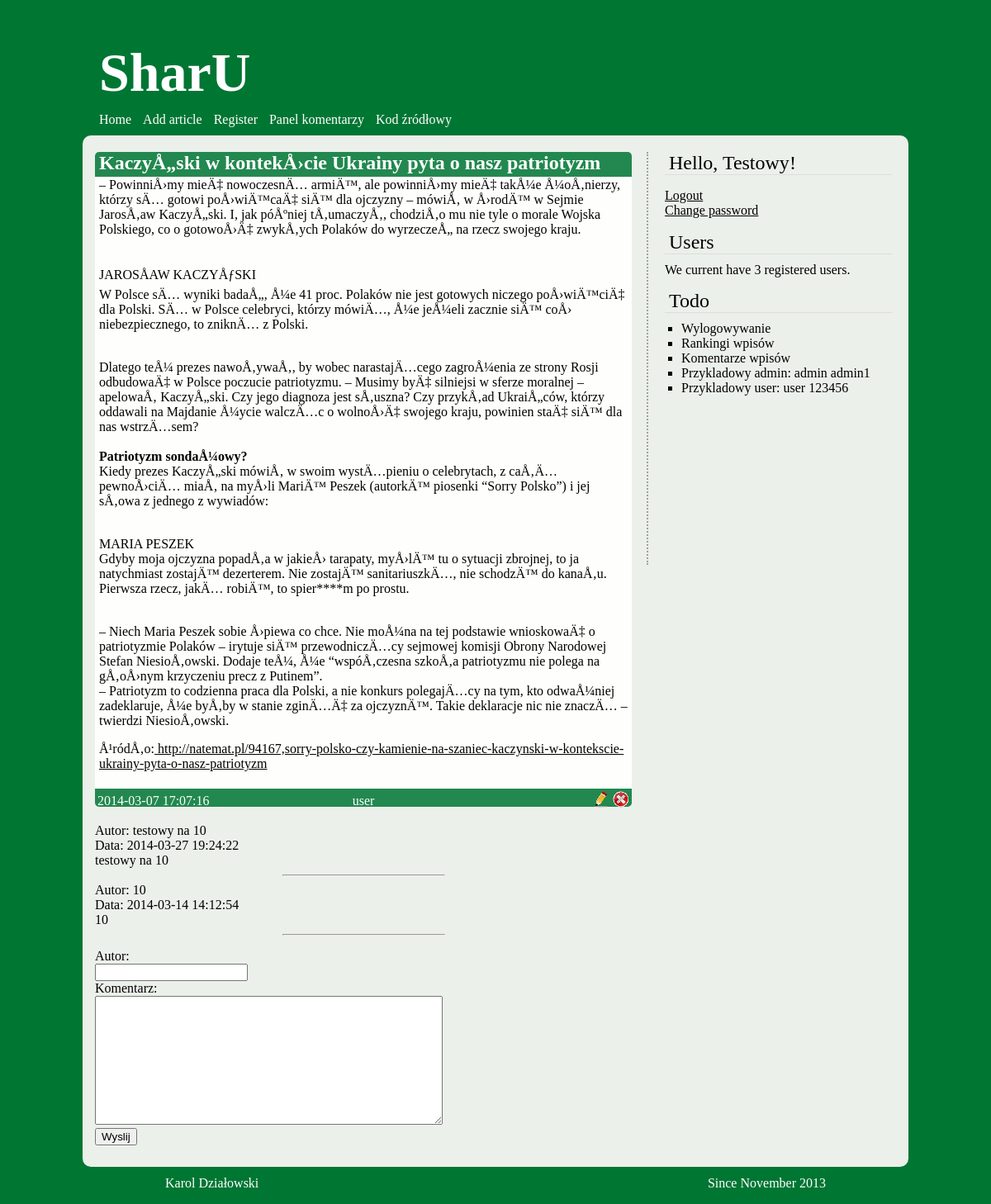
The app's page /index.php?id=10 (signed in) with its own data.
### tables this page shows
CREATE TABLE IF NOT EXISTS `articles` (
  `id` int(11) NOT NULL AUTO_INCREMENT,
  `title` text NOT NULL,
  `content` text NOT NULL,
  `excerpt` text NOT NULL,
  `author` text NOT NULL,
  `date` timestamp NOT NULL DEFAULT CURRENT_TIMESTAMP,
  PRIMARY KEY (`id`)
);

CREATE TABLE IF NOT EXISTS `comments` (
  `id` int(11) NOT NULL AUTO_INCREMENT,
  `article_id` int(11) NOT NULL,
  `content` text NOT NULL,
  `author` varchar(255) NOT NULL,
  `date` timestamp NOT NULL DEFAULT CURRENT_TIMESTAMP,
  `active` int(11) NOT NULL DEFAULT '0',
  PRIMARY KEY (`id`)
);

CREATE TABLE IF NOT EXISTS `users` (
  `user_id` int(11) NOT NULL AUTO_INCREMENT,
  `username` varchar(32) NOT NULL,
  `password` varchar(32) NOT NULL,
  `first_name` varchar(100) NOT NULL,
  `last_name` varchar(100) NOT NULL,
  `email` varchar(255) NOT NULL,
  `active` int(11) NOT NULL DEFAULT '1',
  `moderator` int(11) NOT NULL DEFAULT '0',
  PRIMARY KEY (`user_id`)
);

### core/init.php (called while the page is built, shortened)
<?php
require 'functions/users.php';
if (logged_in() === true) {
    $session_user_id = $_SESSION['user_id'];
    $user_data = user_data($session_user_id, 'user_id', 'username', 'password', 'first_name', 'last_name', 'email');
}
?>

### core/functions/users.php (called while the page is built, shortened)
<?php
function user_data($user_id) {
    $user_id = (int) $user_id;
    $func_num_args = func_num_args();
    $func_get_args = func_get_args();
    if ($func_num_args > 1) {
        unset($func_get_args[0]);
        $fields = '`' . implode('`, `', $func_get_args) . '`';
        $data = mysql_fetch_assoc(mysql_query("SELECT $fields FROM `users` WHERE `user_id` = $user_id"));
        return $data;
    }
}
?>

### includes/comments/show.php (the view, shortened to what this page needs)
<?php
$article_id = $_GET['id'];
$result = mysql_query("SELECT MAX(id) as id FROM comments WHERE article_id = '$article_id' AND active = '1'");
$row = mysql_fetch_array($result, MYSQL_ASSOC);
$id = $row["id"];
for ($i = $id; $i > 0; $i--) {
    $result = mysql_query("SELECT author, content, date FROM comments WHERE id=" . $i ." AND article_id = '$article_id'");
    while ($row = mysql_fetch_array($result, MYSQL_NUM)) {
        echo("
            <div class='comment'>
                <li> Autor: $row[0] </li>
                <li> Data: $row[2] </li>
                <li> $row[1] <li>
            ");
        echo "<hr width='30%'>";
    }
}

### includes/articles/show.php (shortened to what this page needs)
<?php
if (isset($_GET['id']) && !empty($_GET['id'])) {
    $result = mysql_query("SELECT id, title, content, excerpt, author, date FROM articles WHERE id=" . $_GET['id']);
    while ($row = mysql_fetch_array($result, MYSQL_NUM)) {
        echo ("
			<div class='news'>
				<div class='tytul'>" . $row[1] . "</div>
				<div class='tresc'>" . $row[2] . "</div>
				<div class='autor'>
				<table style='width: 100%'>
				<tr>
					<td style='width: 33%'>" . $row[5] . "</td>
                                        <td align='center' style='width: 33%'>" . $row[4] . "</td>
					<td align='right' style='width: 33%'><a class='autor' href='edit_article.php?id=" . $_GET['id'] . "'><img src='css/images/edit_ico.png'></a> <a class='autor' href='delete_article.php?id=" . $_GET['id'] . "'><img src='css/images/delete_ico.png'></a> </td>
				</tr>
				</table>
				</div>
			</div>
			");
    }
    include 'includes/comments/show.php';
    ?>
    <form name='comment' action='add_comment.php' method='get'>
        <ul>
            <li>Autor:</li>
            <li> <input type='text' name='author'></input> </li>
            <li> Komentarz: </li>
            <li> <textarea class='ckeditor' name='content' cols='50' rows='10'> </textarea> </li>
            <li> <input type="hidden" name="article_id" value="<?php echo $article_id ?>" </li>
            <li> <input type='submit' value='Wyslij'> </li>
        </ul>
    </form>
<?php
}
?>

### includes/widgets/loggedin.php
<div class="aside">
    <h2 class="widget">Hello, <?php echo $user_data['first_name']; ?>!</h2>
    <form action="login.php" method="post">
        <ul>
            <li> <a href="logout.php">Logout</a> </li>
            <li> <a href="changepassword.php">Change password</a></li>
        </ul>
    </form>
</div>

### css/style.css (style rules this page uses)
body { background-color: #007633; background-size: 100% 100%; }
ul { padding-left: 0px; }
li { list-style-type:none; }
a:link { color: black; }
p { margin-top: 1px; }
div.news { width: 100%; margin-bottom: 20px; }
div.tytul { background-color: #22884F; color: #FFFFFF; height: 30px; border-radius: 5px 5px 0 0; padding-left: 5px; font-size: x-large; font-weight: bold; }
div.tresc { background-color: #FEFFFD; min-height: 10px; padding-left: 5px; margin-bottom: 0px; padding-bottom: 5px; }
div.autor { margin-top: 0px; background-color: #22884F; color: #FFFFFF; height: 22px; border-radius: 0 0 5px 5px; }
a.autor { text-decoration: none; }
a:link.autor { color:#FFFFFF; }
div.aside { margin-bottom: 15px; }
h2.widget { margin: 0 0 10px 0; padding: 0 5px; font-weight: normal; border-bottom: 1px solid #ddd; }

### records on screen
articles: title "KaczyÅ„ski w kontekÅ›cie Ukrainy pyta o nasz patriotyzm", content "– PowinniÅ›my mieÄ‡ nowoczesnÄ… armiÄ™, ale powinniÅ›my mieÄ‡ takÅ¼e Å¼oÅ‚nierzy, którzy sÄ… gotowi poÅ›wiÄ™caÄ‡ siÄ™ dla ojczyzny – mówiÅ‚ w Å›rodÄ™ w Sejmie JarosÅ‚aw KaczyÅ„ski. I, jak póÅºniej tÅ‚umaczyÅ‚, chodziÅ‚o mu nie tyle o morale Wojska Polskiego, co o gotowoÅ›Ä‡ zwykÅ‚ych Polaków do wyrzeczeÅ„ na rzecz swojego kraju. JAROSÅAW KACZYÅƒSKI W Polsce sÄ… wyniki badaÅ„, Å¼e 41 proc. Polaków nie jest gotowych niczego poÅ›wiÄ™ciÄ‡ dla Polski. SÄ… w Polsce celebryci, którzy mówiÄ…, Å¼e jeÅ¼eli zacznie siÄ™ coÅ› niebezpiecznego, to zniknÄ… z Polski. Dlatego teÅ¼ prezes nawoÅ‚ywaÅ‚, by wobec narastajÄ…cego zagroÅ¼enia ze strony Rosji odbudowaÄ‡ w Polsce poczucie patriotyzmu. – Musimy byÄ‡…", date "2014-03-07 17:07:16", author "user"
comments: author "testowy na 10", date "2014-03-27 19:24:22", content "testowy na 10"
comments: author "10", date "2014-03-14 14:12:54", content "10"
users: first_name "Testowy"

### other values on screen
$user_count "3"
$suffix "s"
